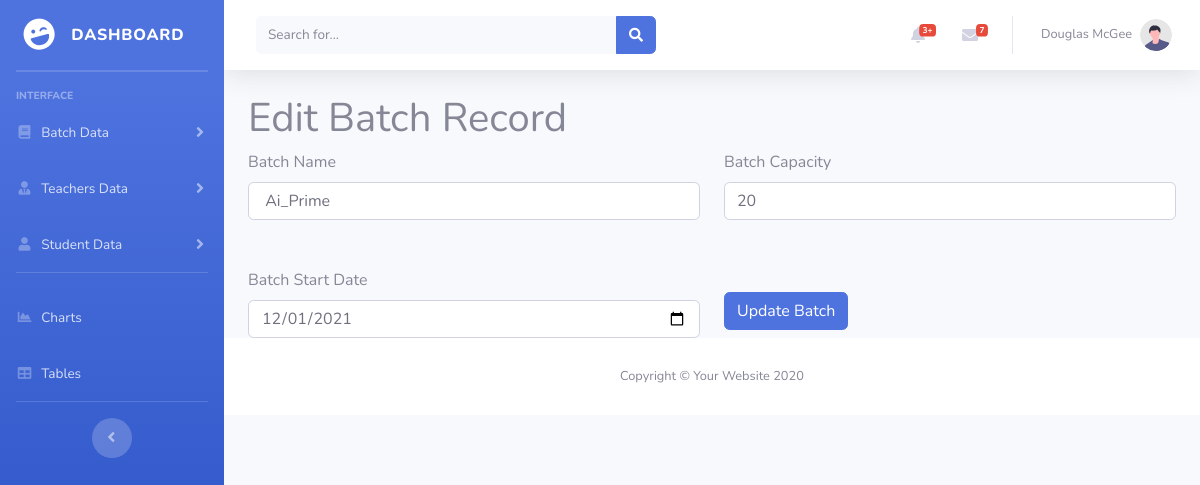
The page /edit_batch.php?id=5 on the database its author committed.
### tables this page shows
CREATE TABLE `tbl_batch` (
  `batch_id` int(11) NOT NULL,
  `batch_name` varchar(100) NOT NULL,
  `batch_capacity` int(11) NOT NULL,
  `batch_start_date` date NOT NULL
);

### edit_batch.php (the view, shortened to what this page needs)
<?php include "header.php" ?>
<div class="container-fluid">
    <h1>Edit Batch Record</h1>
     <?php
        if(isset($_GET["id"]))
        {
            $id = $_GET["id"];
            $query = "SELECT * FROM `tbl_batch` where batch_id =$id";
            $result = mysqli_query($connection,$query);
              if($result){
            $rows = mysqli_fetch_assoc($result);
        }
    }
?>
<form method="post">
        <div class="row">
            <div class="col-lg">
  <label for="exampleFormControlInput1"  class="form-label">Batch Name</label>
  <input type="text" class="form-control" value="<?php echo  $rows['batch_name']; ?>" name="batch_name" placeholder="Enter Batch Name">
            </div>
            <div class="col-lg">
  <label for="exampleFormControlInput1" class="form-label">Batch Capacity</label>
  <input type="text" class="form-control" value="<?php echo  $rows['batch_capacity']; ?>" name="batch_capacity" placeholder="Enter Batch Capacity">
            </div>
        </div>
    <br><br>
        <div class="row">
        <div class="col-lg">
  <label for="exampleFormControlInput1" class="form-label">Batch Start Date</label>
  <input type="date" value="<?php echo  $rows['batch_start_date']; ?>" class="form-control" name="batch_start_date" placeholder="Enter Batch Start Date">
            </div>
           <div class="col-lg">
           <br>
           <input type="submit" class=" btn btn-primary" value="Update Batch" name="update">
           </div>
        </div>
    </form>
</div>
<?php  include "footer.php"?>

### rows shown on the page
tbl_batch: batch_name "Ai_Prime", batch_capacity "20", batch_start_date "12/01/2021"
